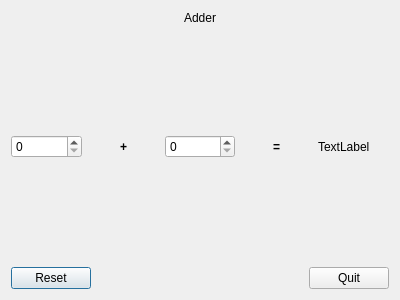
<?xml version="1.0" encoding="UTF-8"?>
<ui version="4.0">
 <class>Dialog</class>
 <widget class="QDialog" name="Dialog">
  <property name="geometry">
   <rect>
    <x>0</x>
    <y>0</y>
    <width>400</width>
    <height>300</height>
   </rect>
  </property>
  <property name="windowTitle">
   <string>Dialog</string>
  </property>
  <layout class="QVBoxLayout" name="verticalLayout">
   <item>
    <widget class="QLabel" name="label">
     <property name="text">
      <string>Adder</string>
     </property>
     <property name="alignment">
      <set>Qt::AlignCenter</set>
     </property>
    </widget>
   </item>
   <item>
    <spacer name="verticalSpacer">
     <property name="orientation">
      <enum>Qt::Vertical</enum>
     </property>
     <property name="sizeHint" stdset="0">
      <size>
       <width>20</width>
       <height>86</height>
      </size>
     </property>
    </spacer>
   </item>
   <item>
    <layout class="QHBoxLayout" name="horizontalLayout">
     <item>
      <widget class="QSpinBox" name="spinBox"/>
     </item>
     <item>
      <widget class="QLabel" name="label_2">
       <property name="font">
        <font>
         <weight>75</weight>
         <bold>true</bold>
        </font>
       </property>
       <property name="text">
        <string>+</string>
       </property>
       <property name="alignment">
        <set>Qt::AlignCenter</set>
       </property>
      </widget>
     </item>
     <item>
      <widget class="QSpinBox" name="spinBox_2"/>
     </item>
     <item>
      <widget class="QLabel" name="label_3">
       <property name="font">
        <font>
         <weight>75</weight>
         <bold>true</bold>
        </font>
       </property>
       <property name="text">
        <string>=</string>
       </property>
       <property name="alignment">
        <set>Qt::AlignCenter</set>
       </property>
      </widget>
     </item>
     <item>
      <widget class="QLabel" name="label_4">
       <property name="text">
        <string>TextLabel</string>
       </property>
      </widget>
     </item>
    </layout>
   </item>
   <item>
    <spacer name="verticalSpacer_2">
     <property name="orientation">
      <enum>Qt::Vertical</enum>
     </property>
     <property name="sizeHint" stdset="0">
      <size>
       <width>20</width>
       <height>40</height>
      </size>
     </property>
    </spacer>
   </item>
   <item>
    <layout class="QHBoxLayout" name="horizontalLayout_2">
     <item>
      <widget class="QPushButton" name="pushButton">
       <property name="text">
        <string>Reset</string>
       </property>
      </widget>
     </item>
     <item>
      <spacer name="horizontalSpacer">
       <property name="orientation">
        <enum>Qt::Horizontal</enum>
       </property>
       <property name="sizeHint" stdset="0">
        <size>
         <width>40</width>
         <height>20</height>
        </size>
       </property>
      </spacer>
     </item>
     <item>
      <widget class="QPushButton" name="pushButton_2">
       <property name="text">
        <string>Quit</string>
       </property>
      </widget>
     </item>
    </layout>
   </item>
  </layout>
 </widget>
 <layoutdefault spacing="6" margin="11"/>
 <resources/>
 <connections/>
</ui>
